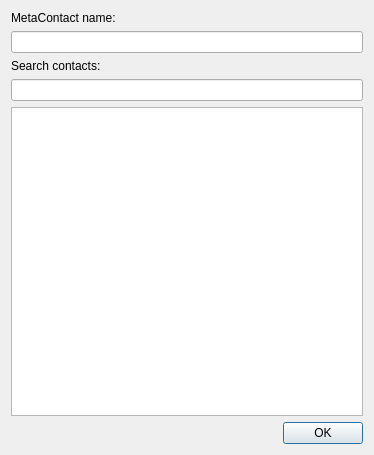
<?xml version="1.0" encoding="UTF-8"?>
<ui version="4.0">
 <class>Core::MetaContacts::MergeDialog</class>
 <widget class="QDialog" name="Core::MetaContacts::MergeDialog">
  <property name="geometry">
   <rect>
    <x>0</x>
    <y>0</y>
    <width>374</width>
    <height>455</height>
   </rect>
  </property>
  <property name="windowTitle">
   <string>Manage metacontact</string>
  </property>
  <layout class="QVBoxLayout" name="verticalLayout">
   <item>
    <widget class="QLabel" name="label">
     <property name="text">
      <string>MetaContact name:</string>
     </property>
    </widget>
   </item>
   <item>
    <widget class="QLineEdit" name="nameEdit"/>
   </item>
   <item>
    <widget class="QLabel" name="label_2">
     <property name="text">
      <string>Search contacts:</string>
     </property>
    </widget>
   </item>
   <item>
    <widget class="QLineEdit" name="searchField"/>
   </item>
   <item>
    <widget class="QTreeView" name="treeView">
     <property name="iconSize">
      <size>
       <width>22</width>
       <height>22</height>
      </size>
     </property>
     <property name="indentation">
      <number>0</number>
     </property>
     <property name="rootIsDecorated">
      <bool>false</bool>
     </property>
     <property name="itemsExpandable">
      <bool>false</bool>
     </property>
     <property name="expandsOnDoubleClick">
      <bool>false</bool>
     </property>
     <attribute name="headerVisible">
      <bool>false</bool>
     </attribute>
    </widget>
   </item>
   <item>
    <widget class="QDialogButtonBox" name="buttonBox">
     <property name="standardButtons">
      <set>QDialogButtonBox::Ok</set>
     </property>
    </widget>
   </item>
  </layout>
 </widget>
 <resources/>
 <connections>
  <connection>
   <sender>buttonBox</sender>
   <signal>accepted()</signal>
   <receiver>Core::MetaContacts::MergeDialog</receiver>
   <slot>accept()</slot>
   <hints>
    <hint type="sourcelabel">
     <x>206</x>
     <y>437</y>
    </hint>
    <hint type="destinationlabel">
     <x>2</x>
     <y>235</y>
    </hint>
   </hints>
  </connection>
 </connections>
</ui>
